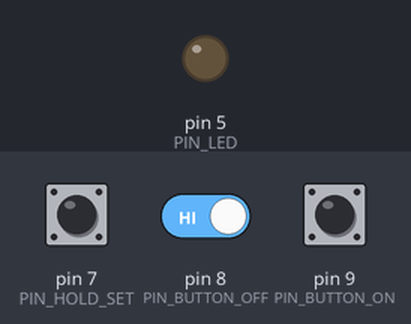
Simulated run of this sketch. Board: Arduino Uno, built with avr-gcc and run on an emulated ATmega328P. On the bench: output pins drawn as LEDs (lit = HIGH). Dashed ring = blinking. The test bench sets the inputs (shaded band); at power-on: pin 7 (PIN_HOLD_SET) HIGH, pin 9 (PIN_BUTTON_ON) HIGH, pin 8 (PIN_BUTTON_OFF) HIGH.

Above: at 1.2 s.
1.3 s: pin 7 (PIN_HOLD_SET) pulled LOW for 0.15 s
At 1.42 s:
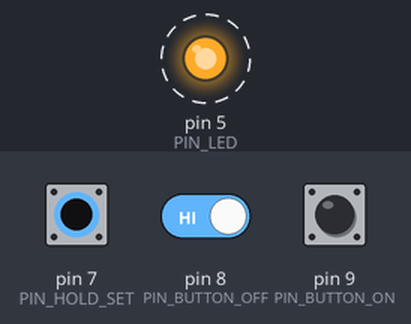
3.5 s: pin 9 (PIN_BUTTON_ON) pulled LOW for 0.15 s
At 4.7 s:
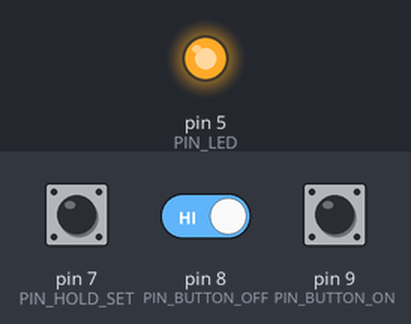
5.1 s: pin 7 (PIN_HOLD_SET) pulled LOW for 1 s
At 6.7 s:
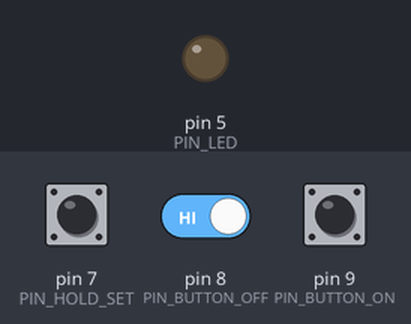
8.1 s: pin 7 (PIN_HOLD_SET) driven LOW and pin 8 (PIN_BUTTON_OFF) driven LOW and pin 9 (PIN_BUTTON_ON) driven LOW
At 10.3 s:
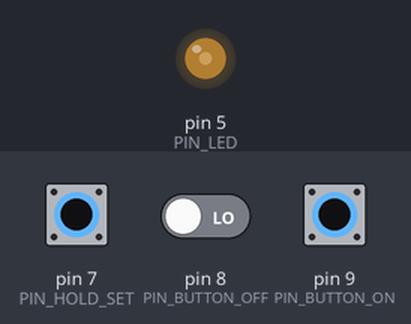
10.6 s: pin 8 (PIN_BUTTON_OFF) driven HIGH
At 11.2 s:
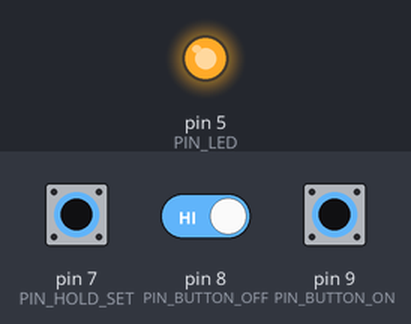
Timing chart, 0 to 13.1 s (numbered marks = the images above; inputs shaded):
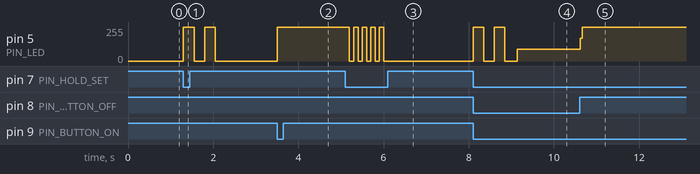

The sketch:

inputs.ino
```cpp
// https://www.youtube.com/watch?v=4iGIr7ANhDY&list=PLWdhcCYoOsiJE1DS7OhPfwrHrGlUED6Az&index=4&ab_channel=BV3D%3ABryanVine

#define PIN_LED (5)
#define PIN_HOLD_SET (7)
#define PIN_BUTTON_OFF (8)
#define PIN_BUTTON_ON (9)
bool hold = true;
bool canChange = true;

void setup()
{
    pinMode(PIN_LED, OUTPUT);
    pinMode(PIN_BUTTON_OFF, INPUT_PULLUP);
    pinMode(PIN_BUTTON_ON, INPUT_PULLUP);
    pinMode(PIN_HOLD_SET, INPUT_PULLUP);
}

void loop() {
    if (canChange && digitalRead(PIN_HOLD_SET) == LOW) {
        hold = !hold;
        canChange = false;

        if (hold) {
            flashLED(5, 100);
        } else {
            flashLED(2, 250);
        }
    }
    else if (!canChange && digitalRead(PIN_HOLD_SET) == HIGH) {
        canChange = true;
    }

    if (hold) {
        if (digitalRead(PIN_BUTTON_ON) == LOW || digitalRead(PIN_BUTTON_OFF) == LOW) {
            digitalWrite(PIN_LED, HIGH);
        }
        else if (digitalRead(PIN_BUTTON_ON) == HIGH && digitalRead(PIN_BUTTON_OFF) == HIGH) {
            digitalWrite(PIN_LED, LOW);
        }
    } else {
        if (digitalRead(PIN_BUTTON_ON) == LOW) {
            digitalWrite(PIN_LED, HIGH);
        }
        if (digitalRead(PIN_BUTTON_OFF) == LOW) {
            digitalWrite(PIN_LED, LOW);
        }
    }
}

void flashLED(int numTimes, int delayTime) {
    for (int i = 0; i < numTimes; i++) {
        digitalWrite(PIN_LED, HIGH);
        delay(delayTime);
        digitalWrite(PIN_LED, LOW);
        delay(delayTime);
    }
}
```

Measured:
- after the input at 1.3 s, pin 5 (PIN_LED): alternates 255/255 for 0.25 s and 0/255 for 0.25 s, 4 changes in all, then stays 0/255, starting at once
- after the input at 3.5 s, pin 5 (PIN_LED): 0/255 → 255/255 at once
- after the input at 5.1 s, pin 5 (PIN_LED): alternates 255/255 for 0.10 s and 0/255 for 0.10 s, 9 changes in all, then stays 0/255, starting after 0.10 s
- after the input at 8.1 s, pin 5 (PIN_LED): 0/255 → 255/255 at once, → 0/255 0.25 s later, → 255/255 0.25 s later, → 0/255 0.25 s later, … (5 changes in this stretch)
- after the input at 10.6 s, pin 5 (PIN_LED): 87/255 → 255/255 at once
